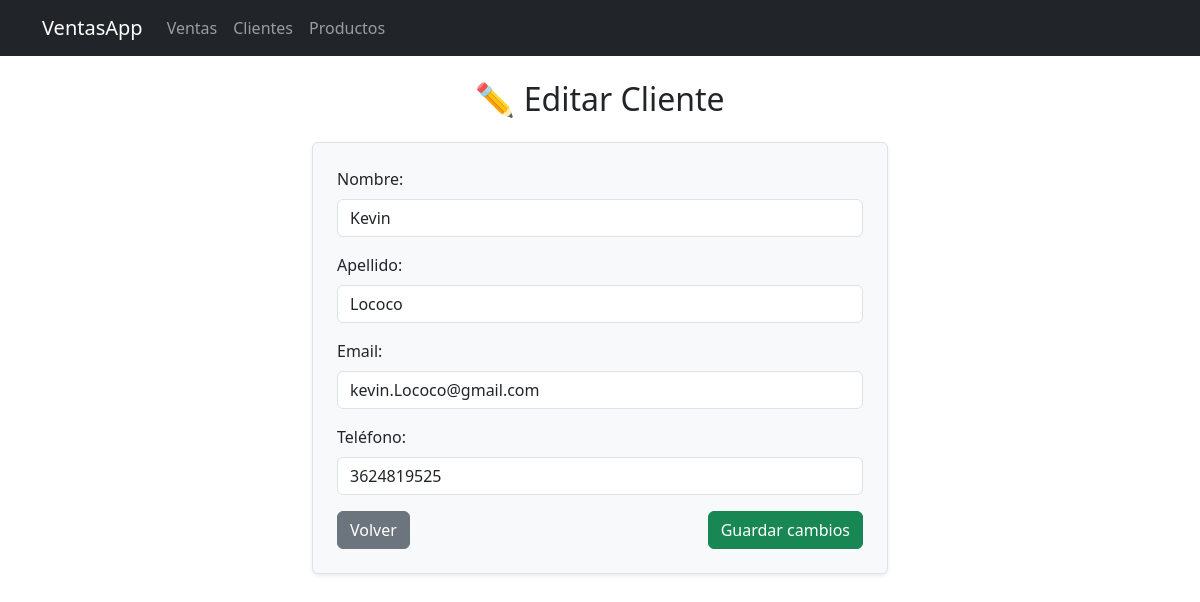
/clientes/editar/2/, run on the app's committed database.
### clientes/models.py (models this page shows, shortened)
class Cliente(models.Model):
    nombre = models.CharField(max_length=100)
    apellido = models.CharField(max_length=100)
    email = models.EmailField(max_length=100, unique=True)
    telefono = models.CharField(max_length=20, blank=True, null=True)
    fecha_creacion = models.DateTimeField(auto_now_add=True)
    activo = models.BooleanField(default=True)

### clientes/views.py (the view, shortened to what this page needs)
# urls.py: path('clientes/editar/<int:cliente_id>/', views.editar_cliente, name='editar_cliente'),
def editar_cliente(request, cliente_id):
    cliente = get_object_or_404(Cliente,id=cliente_id)
    return render(request, 'clientes/editar_cliente.html',{'cliente':cliente} )

### clientes/templates/clientes/editar_cliente.html (shortened to what this page needs)
{% extends "base.html" %}
{% block content %}
<div class="container mt-4" style="max-width: 600px; margin-left: auto; margin-right: auto;">
    <h2 class="mb-4 text-center">✏️ Editar Cliente</h2>
    <form method="post" class="border p-4 rounded shadow-sm bg-light">
        <div class="mb-3">
            <label for="nombre" class="form-label">Nombre:</label>
            <input type="text" id="nombre" name="nombre" class="form-control" value="{{ cliente.nombre }}" required>
        </div>
        <div class="mb-3">
            <label for="apellido" class="form-label">Apellido:</label>
            <input type="text" id="apellido" name="apellido" class="form-control" value="{{ cliente.apellido }}" required>
        </div>
        <div class="mb-3">
            <label for="email" class="form-label">Email:</label>
            <input type="email" id="email" name="email" class="form-control" value="{{ cliente.email }}" required>
        </div>
        <div class="mb-3">
            <label for="telefono" class="form-label">Teléfono:</label>
            <input type="tel" id="telefono" name="telefono" class="form-control" value="{{ cliente.telefono }}">
        </div>
        <div class="d-flex justify-content-between">
            <a href="{% url 'lista_clientes' %}" class="btn btn-secondary">Volver</a>
            <button type="submit" class="btn btn-success">Guardar cambios</button>
        </div>
    </form>
</div>
{% endblock %}

### data on the page
Cliente: nombre "Kevin", apellido "Lococo", email "kevin.Lococo@gmail.com", telefono "3624819525"
